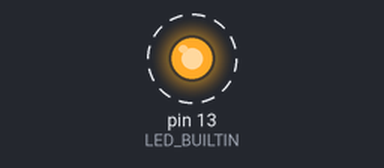
Simulated run of this sketch. Board: Arduino Uno, built with avr-gcc and run on an emulated ATmega328P. Shown: output pins drawn as LEDs (lit = HIGH). Dashed ring = blinking. What the sketch prints to the serial monitor is not drawn.

Above: at 0.5 s.
Timing chart, 0 to 4.6 s (numbered marks = the images above):
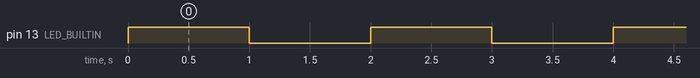

The sketch:

arduino.ino
```cpp
// the setup function runs once when you press reset or power the board
void setup() {
  // initialize digital pin LED_BUILTIN as an output.
  pinMode(LED_BUILTIN, OUTPUT);
  Serial.begin(9600);
  while (!Serial) {
    ; // wait for serial port to connect. Needed for native USB port only
  }
  Serial.println("Initialized");

}

// the loop function runs over and over again forever
void loop() {
  digitalWrite(LED_BUILTIN, HIGH);   // turn the LED on (HIGH is the voltage level)
  Serial.println("Go High");
  delay(1000);                       // wait for a second

  digitalWrite(LED_BUILTIN, LOW);    // turn the LED off by making the voltage LOW
  Serial.println("Go Low");
  delay(1000);                       // wait for a second

}
```

Measured:
- by itself, pin 13 (LED_BUILTIN): alternates HIGH for 1.0 s and LOW for 1.0 s
